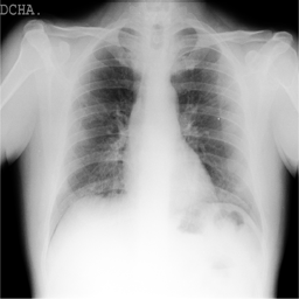
#> input picture data-covid/yes/COVID-1033.png, 299 x 299 px; its folder holds only this picture in this run
$ python lung.py
#> lines starting #> are read from the running program, lines starting #| are printed output that depends on the picture; after the words box and inside, x2 and y2 are one past the last pixel; in counts of white or black regions, pixels touching at a corner belong together
import cv2
import glob
import matplotlib.pyplot as plt
import imutils
import numpy as np
from sklearn.model_selection import train_test_split
from sklearn.svm import SVC
from sklearn.preprocessing import StandardScaler
from sklearn.metrics import accuracy_score, classification_report
from sklearn.decomposition import PCA, KernelPCA
from sklearn.ensemble import RandomForestClassifier

model = SVC(kernel='linear')
ext = ['jpg', 'JPG', 'png', 'jpeg']


def get_files(path_, ext):
    temp_paths = []
    [temp_paths.extend(glob.glob(path_ + '*.' + e)) for e in ext]
    return temp_paths


files_yes = get_files('data/yes/', ext)
files_no = get_files('data/no/', ext)

print(files_yes)

def read_files(files):
    temp_images = []
    for file in files:
        temp_img = cv2.imread(file)
#> temp_img is the input picture: shape (299, 299, 3); min 0, max 255, mean 165
        if temp_img is not None:
            temp_images.append(cv2.imread(file))
    return temp_images


tumor_imgs_yes = read_files(files_yes)
#> tumor_imgs_yes = 1 item
tumor_imgs_no = read_files(files_no)


def crop_lung(image):
    # Convert the image to grayscale, and blur it slightly
    gray = cv2.cvtColor(image, cv2.COLOR_BGR2GRAY)
    gray = cv2.GaussianBlur(gray, (5, 5), 0)

    thresh = cv2.threshold(gray, 45, 255, cv2.THRESH_BINARY)[1]
    thresh = cv2.erode(thresh, None, iterations=2)
    thresh = cv2.dilate(thresh, None, iterations=2)

    # Find contours in thresholded image, then grab the largest one
    cnts = cv2.findContours(thresh.copy(), cv2.RETR_EXTERNAL, cv2.CHAIN_APPROX_SIMPLE)
    cnts = imutils.grab_contours(cnts)
    c = max(cnts, key=cv2.contourArea)
    # extreme points
    extLeft = tuple(c[c[:, :, 0].argmin()][0])
    extRight = tuple(c[c[:, :, 0].argmax()][0])
    extTop = tuple(c[c[:, :, 1].argmin()][0])
    extBot = tuple(c[c[:, :, 1].argmax()][0])

    # crop new image out of the original image using the four extreme points (left, right, top, bottom)
    new_image = image[extTop[1]:extBot[1], extLeft[0]:extRight[0]]

    return new_image


tumor_imgs_croped_yes = []
tumor_imgs_croped_no = []

for image in tumor_imgs_yes:
    x = crop_lung(image)
    x_resize = cv2.resize(x, (128, 128))
    gray = cv2.cvtColor(x_resize, cv2.COLOR_BGR2GRAY)
    tumor_imgs_croped_yes.append(gray)
#> this loop made 1 pass
#> (extLeft in crop_lung, extRight in crop_lung, extTop in crop_lung, extBot in crop_lung) on pass 1: ((0, 44), (298, 172), (115, 0), (32, 298))
#> pass 1, in crop_lung, `thresh = cv2.threshold(gray, 45, 255, cv2.THRESH_BINARY)[1]`:
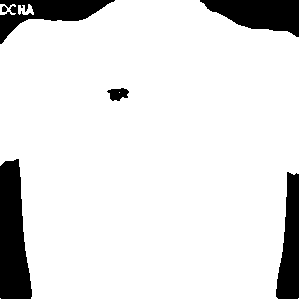
#> thresh: shape (299, 299); 88.8% white; 6 black regions, box (x1, y1, x2, y2) and area: (0, 159, 32, 299) 3384, (200, 0, 299, 37) 2351, (0, 0, 115, 44) 2056, (276, 172, 299, 299) 2020, (107, 88, 129, 101) 192, (2, 6, 7, 12) 25
#> pass 1, in crop_lung, `thresh = cv2.erode(thresh, None, iterations=2)`:
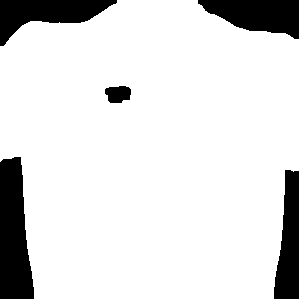
#> thresh: shape (299, 299); 86.9% white; 5 black regions, box (x1, y1, x2, y2) and area: (0, 157, 34, 299) 3748, (198, 0, 299, 39) 2627, (0, 0, 117, 46) 2620, (274, 170, 299, 299) 2338, (105, 86, 131, 103) 356
#> after the loop, tumor_imgs_croped_yes = 1 item

for image in tumor_imgs_no:
    x = crop_lung(image)
    x_resize = cv2.resize(x, (128, 128))
    gray = cv2.cvtColor(x_resize, cv2.COLOR_BGR2GRAY)
    tumor_imgs_croped_no.append(gray)
#> after the loop, tumor_imgs_croped_no = []

y_yes = np.ones(len(tumor_imgs_croped_yes), dtype="int8")
#> y_yes = [1]
y_no = np.zeros(len(tumor_imgs_croped_no), dtype="int8")
#> y_no = empty array

#> (the run stopped early here; a loop or call above may not have finished)

$ run again, on data-covid/yes/COVID-1212.png
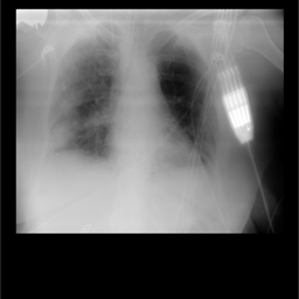
#> input picture data-covid/yes/COVID-1212.png, 299 x 299 px
#> in read_files, temp_img is the input picture: shape (299, 299, 3); min 0, max 255, mean 94.6
#> tumor_imgs_yes = 1 item
#> the loop `for image in tumor_imgs_yes:` made 1 pass
#> (extLeft in crop_lung, extRight in crop_lung, extTop in crop_lung, extBot in crop_lung) on pass 1: ((15, 10), (283, 71), (17, 8), (17, 233))
#> pass 1, in crop_lung, `thresh = cv2.erode(thresh, None, iterations=2)`:
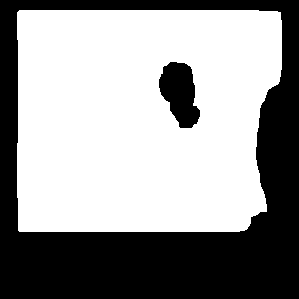
#> thresh: shape (299, 299); 59.9% white; 2 black regions, box (x1, y1, x2, y2) and area: (0, 0, 299, 299) 34048, (159, 62, 200, 128) 1815
#> after the loop `for image in tumor_imgs_yes:`:
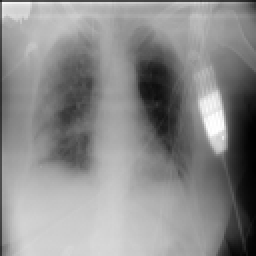
#> x_resize: shape (128, 128, 3) (shown 2 times larger); min 0, max 255, mean 139.2
#> after the loop `for image in tumor_imgs_no:`: tumor_imgs_croped_no = []
#> y_yes = [1]
#> y_no = empty array

$ run again, on data-covid/yes/COVID-122.png
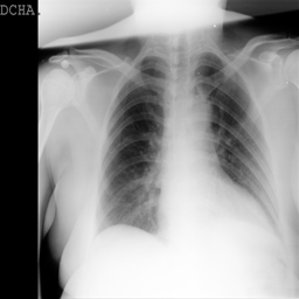
#> input picture data-covid/yes/COVID-122.png, 299 x 299 px
#> in read_files, temp_img is the input picture: shape (299, 299, 3); min 0, max 255, mean 148.6
#> tumor_imgs_yes = 1 item
#> the loop `for image in tumor_imgs_yes:` made 1 pass
#> (extRight in crop_lung, extTop in crop_lung, extBot in crop_lung) on pass 1: ((298, 298), (37, 0), (60, 298))
#> pass 1, in crop_lung, `thresh = cv2.erode(thresh, None, iterations=2)`:
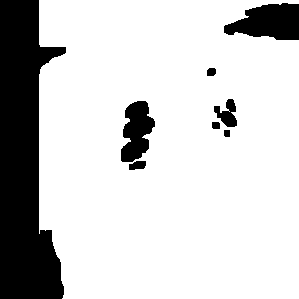
#> thresh: shape (299, 299); 80.6% white; 8 black regions, largest, box (x1, y1, x2, y2) and area: (0, 0, 66, 299) 13360, (224, 3, 299, 40) 1993, (121, 101, 155, 162) 1378
#> after the loop `for image in tumor_imgs_yes:`:
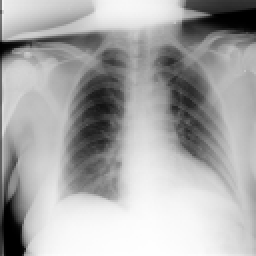
#> x_resize: shape (128, 128, 3) (shown 2 times larger); min 0, max 254, mean 169.1
#> after the loop `for image in tumor_imgs_no:`: tumor_imgs_croped_no = []
#> y_yes = [1]
#> y_no = empty array

$ run again, on data-covid/yes/COVID-1232.png
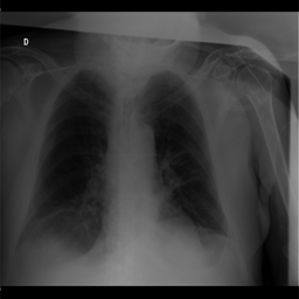
#> input picture data-covid/yes/COVID-1232.png, 299 x 299 px
#> in read_files, temp_img is the input picture: shape (299, 299, 3); min 0, max 212, mean 59.2
#> tumor_imgs_yes = 1 item
#> the loop `for image in tumor_imgs_yes:` made 1 pass
#> (extLeft in crop_lung, extRight in crop_lung, extTop in crop_lung, extBot in crop_lung) on pass 1: ((3, 128), (298, 285), (117, 11), (97, 286))
#> pass 1, in crop_lung, `thresh = cv2.erode(thresh, None, iterations=2)`:
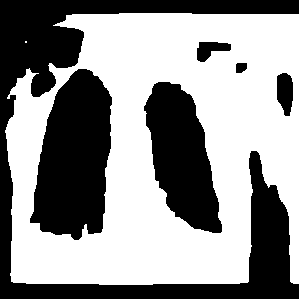
#> thresh: shape (299, 299); 57.4% white; 6 black regions, box (x1, y1, x2, y2) and area: (0, 0, 299, 299) 19720, (30, 69, 112, 240) 10121, (144, 82, 222, 233) 7217, (277, 73, 293, 116) 549, (197, 42, 231, 62) 406, (236, 63, 247, 73) 97
#> after the loop `for image in tumor_imgs_yes:`:
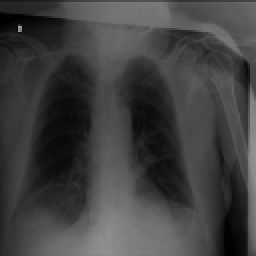
#> x_resize: shape (128, 128, 3) (shown 2 times larger); min 0, max 157, mean 64.2
#> after the loop `for image in tumor_imgs_no:`: tumor_imgs_croped_no = []
#> y_yes = [1]
#> y_no = empty array

$ run again, on data-covid/yes/COVID-1049.png
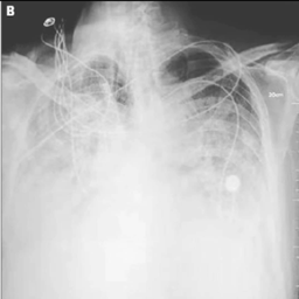
#> input picture data-covid/yes/COVID-1049.png, 299 x 299 px
#> in read_files, temp_img is the input picture: shape (299, 299, 3); min 10, max 254, mean 190.8
#> tumor_imgs_yes = 1 item
#> the loop `for image in tumor_imgs_yes:` made 1 pass
#> (extRight in crop_lung, extTop in crop_lung, extBot in crop_lung) on pass 1: ((298, 298), (0, 0), (0, 298))
#> pass 1, in crop_lung, `thresh = cv2.threshold(gray, 45, 255, cv2.THRESH_BINARY)[1]`:
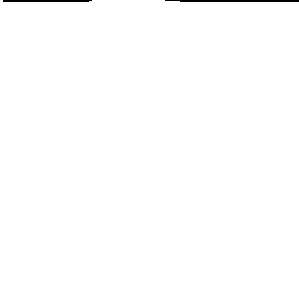
#> thresh: shape (299, 299); 99.5% white; 2 black regions, box (x1, y1, x2, y2) and area: (165, 0, 299, 2) 253, (3, 0, 92, 2) 175
#> pass 1, in crop_lung, `thresh = cv2.erode(thresh, None, iterations=2)`:
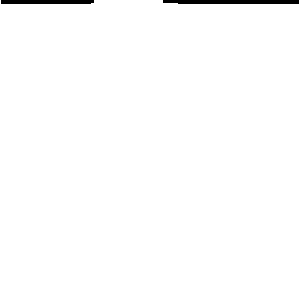
#> thresh: shape (299, 299); 99% white; 2 black regions, box (x1, y1, x2, y2) and area: (163, 0, 299, 4) 529, (1, 0, 94, 4) 369
#> after the loop `for image in tumor_imgs_no:`: tumor_imgs_croped_no = []
#> y_yes = [1]
#> y_no = empty array
